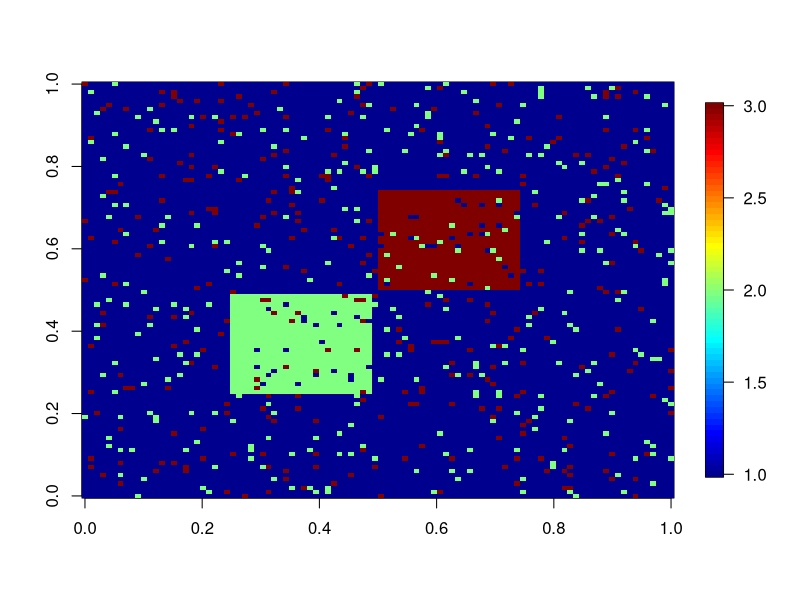
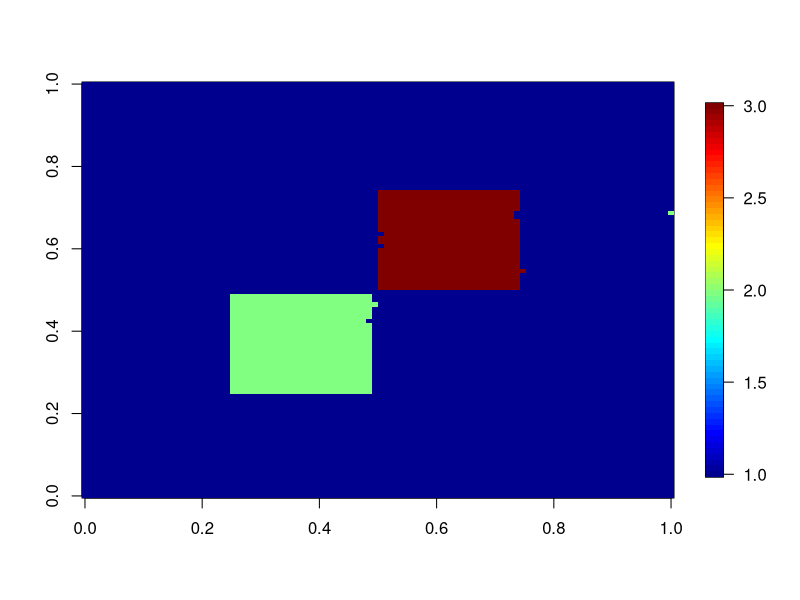

R code for these plots, in order:
library(ncdf4)
library(fields)
LABELS = 3
height = 100
width = 100
dataref <- matrix(1, nrow = height, ncol = width)
dataref[1:height > 25 & 1:height < 50, 1:width > 25 & 1:width < 50] <- 2
dataref[1:height > 50 & 1:height < 75, 1:width > 50 & 1:width < 75] <- 3
datanoise <- dataref
noisypixels <- sample.int(height * width, 1000)
datanoise[noisypixels] <- round(runif(length(noisypixels), min = 0.5, max = 3.5))
image.plot(datanoise)
datanoise <- as.vector(datanoise)

create_smoothcost <- function(datanoise){
  function(labx, laby){
    return(1 * (labx != laby))
  }
}

create_datacost <- function(datanoise){
  function(x, labx){
    return(1 * (labx != datanoise[x]))
  }
}
get_neighbour_up <- function(x, height, width){
  ans <- x - 1
  if((x %% height) == 1){
    ans <- NULL
  }
  return(ans)
}

get_neighbour_down <- function(x, height, width){
  ans <- x + 1
  if((x %% height) == 0){
    ans <- NULL
  }
  return(ans)
}

get_neighbour_left <- function(x, height, width){
  ans <- x - width
  if(((x - 1) %/% height) == 0){
    ans <- NULL
  }
  return(ans)
}

get_neighbour_right <- function(x, height, width){
  ans <- x + width
  if(((x - 1) %/% height) == (width - 1)){
    ans <- NULL
  }
  return(ans)
}
get_neighbour_left(4, 3, 3)

# UP DOWN LEFT RIGHT DATA



init_MRF <- function(datanoise, LABELS){
  datacost <- create_datacost(datanoise)
  smoothcost <- create_smoothcost(datanoise)
  MRF <- list(
    "grid" = array(0, dim = c(length(datanoise), 5, LABELS)),
    height = height, width = width,
    best = datanoise,
    datacost = datacost,
    smoothcost = smoothcost
  )
  for(node_p in 1:(MRF$height *  MRF$width)){
    for(xp in 1:LABELS){
      MRF$grid[node_p, 5, xp] <- datacost(node_p, xp)
    }
  }
  return(MRF)
}

send_msg <- function(MRF, node_q, direction){
  LABELS <- dim(MRF$grid)[3]
  new_msg <- numeric(LABELS)
  width <- MRF$width
  height = MRF$height
  smoothcost <- MRF$smoothcost
  node_p <- switch(direction,
         get_neighbour_up(node_q, height, width),
         get_neighbour_down(node_q, height, width),
         get_neighbour_left(node_q, height, width),
         get_neighbour_right(node_q, height, width)
  )
  if(is.null(node_p)) return(MRF)
  # if(node_q == 5) browser()
  for(xq in 1:LABELS) {
    min_val <- Inf
    for(xp in 1:LABELS) {
      mpq <-  MRF$grid[node_p, 5, xp]
      mpq <- mpq + smoothcost(xp, xq)
      #Exclude the incoming message direction that we are sending to
      if(direction != 1) mpq <- mpq + MRF$grid[node_p, 1, xp]
      if(direction != 2) mpq <- mpq + MRF$grid[node_p, 2, xp]
      if(direction != 3) mpq <- mpq + MRF$grid[node_p, 3, xp]
      if(direction != 4) mpq <- mpq + MRF$grid[node_p, 4, xp]

      min_val = min(min_val, mpq)
    }
    new_msg[xq] = min_val
  }
  MRF$grid[node_q, direction, ] = new_msg
  return(MRF)
}

BP <- function(MRF, direction){
  stopifnot(direction %in% 1:4)
  for(node_p in seq_along(MRF$best)){
    MRF <- send_msg(MRF, node_p, direction);
  }
  # print(MRF$grid[20,,])
  return(MRF)
}

compute_energy <- function(MRF){
  width = MRF$width;
  height = MRF$height;
  smoothcost <- MRF$smoothcost
  # Energy
  energy = 0;
  for(node_p in seq_along(MRF$best)){
    cur_label = MRF$best[node_p]
    # Data cost
    energy = energy + MRF$grid[node_p, 5, cur_label];
    nup <- get_neighbour_up(node_p, height, width)
    ndown <- get_neighbour_down(node_p, height, width)
    nleft <- get_neighbour_left(node_p, height, width)
    nright <- get_neighbour_right(node_p, height, width)
    if(!is.null(nup))
      energy = energy + smoothcost(cur_label, MRF$best[nup])
    if(!is.null(ndown))
      energy = energy + smoothcost(cur_label, MRF$best[ndown])
    if(!is.null(nleft))
      energy = energy + smoothcost(cur_label, MRF$best[nleft])
    if(!is.null(nright))
      energy = energy + smoothcost(cur_label, MRF$best[nright])
  }
  return(energy)
}

MAP <- function(MRF){
  #Finds the MAP assignment as well as calculating the energy
  #MAP assignment
  LABELS <- dim(MRF$grid)[3]
  for(node_p in seq_along(MRF$best)) {
    best = -Inf
    for(xp in 1:LABELS) {
      bp <-  -sum(MRF$grid[node_p, , xp])
       if(bp > best) {
        best = bp;
        MRF$best[node_p] = xp;
      }
    }
  }
  return(MRF);
}

MRF <- init_MRF(datanoise, LABELS = LABELS)
print(compute_energy(MRF))
BP_ITERATIONS <- 10
for(i in 1:BP_ITERATIONS) {
  # if (i == 2) debug(send_msg)
  for(direction in 1:4){
    MRF <- BP(MRF, direction)
    # browser()
  }
  MRF <- MAP(MRF)
  cat("iteration ", (i), "/", BP_ITERATIONS, ", energy = ", compute_energy(MRF), "\n")
}
mat = matrix(MRF$best, ncol = height)
image.plot(mat)
